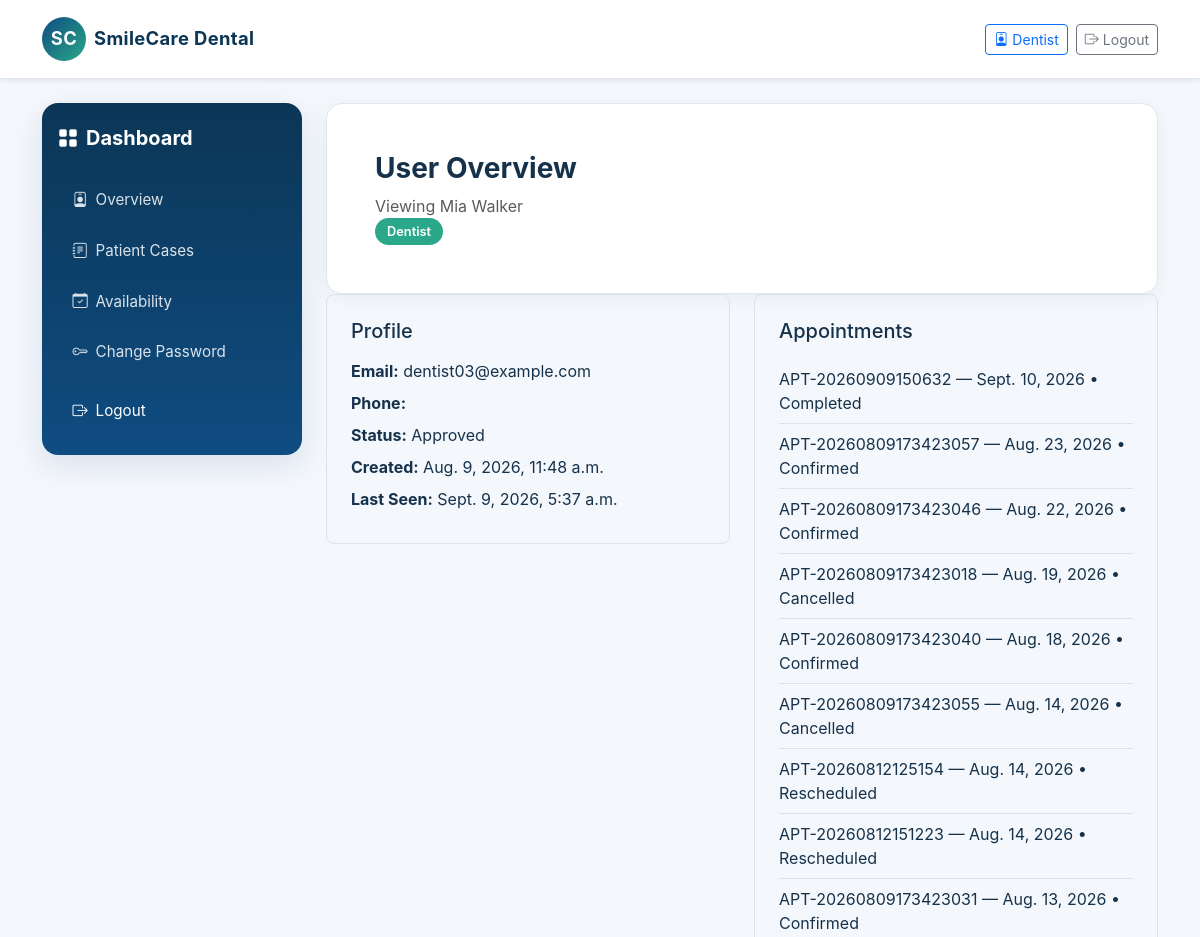
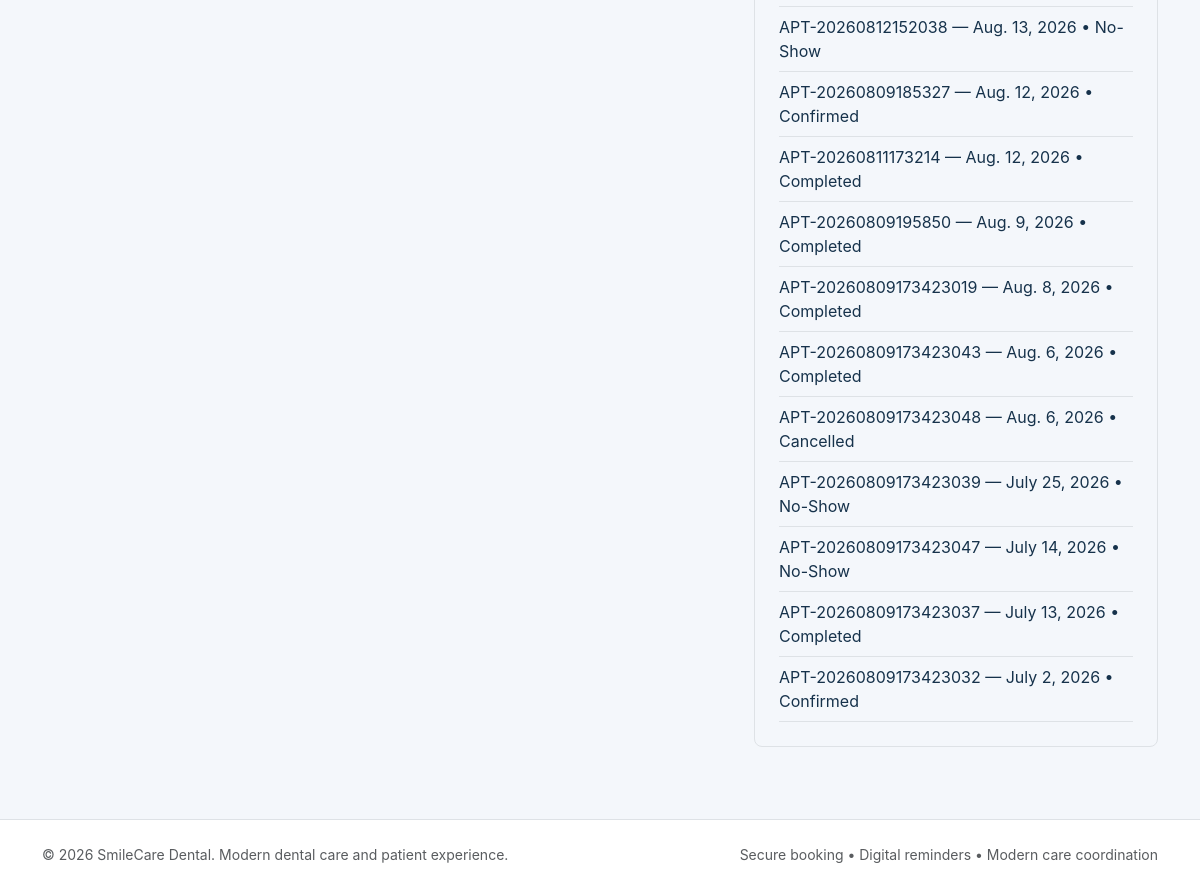
Page /dashboard/admin/users/10/ (signed in) on the committed database (2 pictures, top to bottom).
### accounts/models.py (models this page shows, shortened)
class User(AbstractUser):
    ROLE_CHOICES = (
        ('patient', 'Patient'),
        ('staff', 'Staff'),
        ('dentist', 'Dentist'),
        ('admin', 'Admin'),
    )
    ACCOUNT_STATUS_CHOICES = (
        ('pending', 'Pending'),
        ('approved', 'Approved'),
        ('rejected', 'Rejected'),
    )
    role = models.CharField(max_length=20, choices=ROLE_CHOICES, default='patient')
    phone = models.CharField(max_length=20, blank=True)
    account_status = models.CharField(max_length=20, choices=ACCOUNT_STATUS_CHOICES, default='approved')
    def is_patient(self):
        return self.role == 'patient'
    def is_staff_role(self):
        return self.role in {'staff', 'admin'}
    def is_dentist(self):
        return self.role == 'dentist'
    def is_admin(self):
        return self.role == 'admin'
    def is_dentist_approved(self):
        return self.is_dentist() and self.is_active and self.account_status == 'approved'
    def status_label(self):
        if not self.is_active:
            return 'Inactive'
        if self.role == 'dentist':
            return self.get_account_status_display()
        return 'Active'

### appointments/models.py (models this page shows, shortened)
class Appointment(models.Model):
    STATUS_CHOICES = (
        ('Pending', 'Pending'),
        ('Confirmed', 'Confirmed'),
        ('Checked-In', 'Checked-In'),
        ('Completed', 'Completed'),
        ('Cancelled', 'Cancelled'),
        ('Rescheduled', 'Rescheduled'),
        ('No-Show', 'No-Show'),
    )
    appointment_id = models.CharField(max_length=20, unique=True)
    patient = models.ForeignKey(Patient, related_name='appointments', on_delete=models.CASCADE)
    dentist = models.ForeignKey(Dentist, related_name='appointments', on_delete=models.CASCADE)
    service = models.ForeignKey(DentalService, related_name='appointments', on_delete=models.CASCADE)
    appointment_date = models.DateField()
    start_time = models.TimeField()
    end_time = models.TimeField()
    reason = models.CharField(max_length=200)
    notes = models.TextField(blank=True)
    status = models.CharField(max_length=20, choices=STATUS_CHOICES, default='Pending')
    cancellation_reason = models.TextField(blank=True)
    cancelled_at = models.DateTimeField(null=True, blank=True)
    created_at = models.DateTimeField(auto_now_add=True)
    updated_at = models.DateTimeField(auto_now=True)
    class Meta:
        constraints = [
            models.CheckConstraint(condition=Q(end_time__gt=F('start_time')), name='check_appointment_times'),
        ]

### dashboard/views.py (the view)
# urls.py: path('dashboard/admin/users/<int:pk>/', admin_user_detail, name='admin_user_detail'),
@login_required
def admin_user_detail(request, pk):
    if not request.user.is_admin():
        return render(request, 'dashboard/access_denied.html')
    user = get_object_or_404(User, pk=pk)
    appointments = Appointment.objects.filter(patient__user=user).order_by('-appointment_date') if user.role == 'patient' else Appointment.objects.filter(dentist__user=user).order_by('-appointment_date')
    return render(request, 'dashboard/admin_user_detail.html', {'user': user, 'appointments': appointments})

### templates/dashboard/admin_user_detail.html
{% extends 'base.html' %}
{% block content %}
<div class="dashboard-shell">
    {% include 'dashboard/_sidebar.html' %}
    <div class="main-panel">
        <div class="card-soft p-4 p-md-5">
        <div>
            <h3 class="fw-bold mb-2">User Overview</h3>
            <p class="text-muted mb-0">Viewing {{ user.get_full_name|default:user.username }}</p>
        </div>
        <span class="pill pill-success">{{ user.get_role_display }}</span>
    </div>
    <div class="row g-4">
        <div class="col-lg-6">
            <div class="border rounded-3 p-4">
                <h5 class="mb-3">Profile</h5>
                <p class="mb-2"><strong>Email:</strong> {{ user.email }}</p>
                <p class="mb-2"><strong>Phone:</strong> {{ user.phone }}</p>
                <p class="mb-2"><strong>Status:</strong> {{ user.status_label }}</p>
                <p class="mb-2"><strong>Created:</strong> {{ user.date_joined }}</p>
                <p class="mb-2"><strong>Last Seen:</strong> {{ user.last_login|default:'Never' }}</p>
            </div>
        </div>
        <div class="col-lg-6">
            <div class="border rounded-3 p-4">
                <h5 class="mb-3">Appointments</h5>
                {% if appointments %}
                <ul class="list-unstyled mb-0">
                    {% for appointment in appointments %}
                    <li class="py-2 border-bottom">{{ appointment.appointment_id }} — {{ appointment.appointment_date }} • {{ appointment.status }}</li>
                    {% endfor %}
                </ul>
                {% else %}
                <div class="empty-state">No appointments available.</div>
                {% endif %}
            </div>
        </div>
    </div>
</div>
{% endblock %}

### static/css/style.css (style rules this page uses)
:root { --primary: #0f4c81; --primary-dark: #0b3656; --accent: #2aa889; --warning: #f4a259; --danger: #d94b4b; --text: #16324b; --muted: #69819b; --bg: #f4f7fb; --card: #ffffff; --border: #dfe8f1; }
body { font-family: Inter, -apple-system, BlinkMacSystemFont, "Segoe UI", Roboto, sans-serif; color: var(--text); background: var(--bg); overflow-x: hidden; }
h3, .h3 { font-size: clamp(1.25rem, 2.5vw, 1.75rem); }
.dashboard-shell { display: flex; align-items: stretch; min-height: calc(100vh - 100px); gap: 1.5rem; }
.main-panel { flex: 1; min-width: 0; }
.card-soft { border: 1px solid var(--border); border-radius: 1rem; box-shadow: 0 4px 20px rgba(19,52,79,0.05); background: var(--card); transition: transform 0.2s ease, box-shadow 0.2s ease; }
.pill { display: inline-flex; align-items: center; gap: 0.35rem; padding: 0.35rem 0.75rem; border-radius: 999px; font-size: 0.8rem; font-weight: 600; line-height: 1.2; white-space: nowrap; }
.pill-success { background: #2aa889; color: #fff; }

### rows in the picture
User: get_full_name "Mia Walker", role "Dentist", email "dentist03@example.com", status_label "Approved", date_joined "Aug. 9, 2026, 11:48 a.m.", last_login "Sept. 9, 2026, 5:37 a.m."
Appointment: appointment_id "APT-20260909150632", appointment_date "Sept. 10, 2026", status "Completed"
Appointment: appointment_id "APT-20260809173423057", appointment_date "Aug. 23, 2026", status "Confirmed"
Appointment: appointment_id "APT-20260809173423046", appointment_date "Aug. 22, 2026", status "Confirmed"
Appointment: appointment_id "APT-20260809173423018", appointment_date "Aug. 19, 2026", status "Cancelled"
Appointment: appointment_id "APT-20260809173423040", appointment_date "Aug. 18, 2026", status "Confirmed"
Appointment: appointment_id "APT-20260809173423055", appointment_date "Aug. 14, 2026", status "Cancelled"
Appointment: appointment_id "APT-20260812125154", appointment_date "Aug. 14, 2026", status "Rescheduled"
Appointment: appointment_id "APT-20260812151223", appointment_date "Aug. 14, 2026", status "Rescheduled"
Appointment: appointment_id "APT-20260809173423031", appointment_date "Aug. 13, 2026", status "Confirmed"
Appointment: appointment_id "APT-20260812152038", appointment_date "Aug. 13, 2026", status "No-Show"
Appointment: appointment_id "APT-20260809185327", appointment_date "Aug. 12, 2026", status "Confirmed"
Appointment: appointment_id "APT-20260811173214", appointment_date "Aug. 12, 2026", status "Completed"
Appointment: appointment_id "APT-20260809195850", appointment_date "Aug. 9, 2026", status "Completed"
Appointment: appointment_id "APT-20260809173423019", appointment_date "Aug. 8, 2026", status "Completed"
Appointment: appointment_id "APT-20260809173423043", appointment_date "Aug. 6, 2026", status "Completed"
Appointment: appointment_id "APT-20260809173423048", appointment_date "Aug. 6, 2026", status "Cancelled"
Appointment: appointment_id "APT-20260809173423039", appointment_date "July 25, 2026", status "No-Show"
Appointment: appointment_id "APT-20260809173423047", appointment_date "July 14, 2026", status "No-Show"
Appointment: appointment_id "APT-20260809173423037", appointment_date "July 13, 2026", status "Completed"
Appointment: appointment_id "APT-20260809173423032", appointment_date "July 2, 2026", status "Confirmed"
